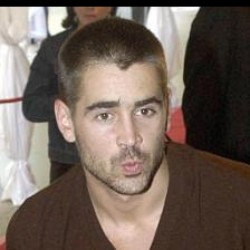
//> input picture Colin_Farrell/Colin_Farrell_0001.jpg, 250 x 250 px
$ ./lbpTest ../Colin_Farrell/Colin_Farrell_0001.jpg   (built with g++ and OpenCV 4)
//> lines starting //> are read from the running program, lines starting //| are printed output that depends on the picture
//C++ file
/***********************************************
 *
 *      Filename: lbpTest.cpp
 *
 *        Author: yx - yixiu@inspur.com
 *   Description: ---
 *        Create: 2015-04-16 09:20:56
 * Last Modified: 2015-04-16 09:20:56
 ************************************************/
#include "opencv2/core/core.hpp"
#include "opencv2/contrib/contrib.hpp"
#include "opencv2/highgui/highgui.hpp"

#include <iostream>
#include <fstream>
#include <sstream>

using namespace cv;
using namespace std;

void elbp(Mat& src, Mat &dst, int radius, int neighbors)
{

	for(int n=0; n<neighbors; n++)
	{
		// 采样点的计算
		float x = static_cast<float>(-radius * sin(2.0*CV_PI*n/static_cast<float>(neighbors)));
		float y = static_cast<float>(radius * cos(2.0*CV_PI*n/static_cast<float>(neighbors)));
		// 上取整和下取整的值
		int fx = static_cast<int>(floor(x));
		int fy = static_cast<int>(floor(y));
		int cx = static_cast<int>(ceil(x));
		int cy = static_cast<int>(ceil(y));
		// 小数部分
		float ty = y - fy;
		float tx = x - fx;
		// 设置插值权重
		float w1 = (1 - tx) * (1 - ty);
		float w2 =      tx  * (1 - ty);
		float w3 = (1 - tx) *      ty;
		float w4 =      tx  *      ty;
		// 循环处理图像数据
		for(int i=radius; i < src.rows-radius;i++)
		{
			for(int j=radius;j < src.cols-radius;j++)
			{
				// 计算插值
				float t = static_cast<float>(w1*src.at<uchar>(i+fy,j+fx) + w2*src.at<uchar>(i+fy,j+cx) + w3*src.at<uchar>(i+cy,j+fx) + w4*src.at<uchar>(i+cy,j+cx));
				// 进行编码
				dst.at<uchar>(i-radius,j-radius) += ((t > src.at<uchar>(i,j)) || (std::abs(t-src.at<uchar>(i,j)) < std::numeric_limits<float>::epsilon())) << n;
			}
		}
	}
}

void elbp1(Mat& src, Mat &dst)
{

	// 循环处理图像数据
	for(int i=1; i < src.rows-1;i++)
	{
		for(int j=1;j < src.cols-1;j++)
		{
			uchar tt = 0;
			int tt1 = 0;
			uchar u = src.at<uchar>(i,j);
			if(src.at<uchar>(i-1,j-1)>u) { tt += 1 <<tt1; }
			tt1++;
			if(src.at<uchar>(i-1,j)>u) { tt += 1 <<tt1; }
			tt1++;
			if(src.at<uchar>(i-1,j+1)>u) { tt += 1 <<tt1; }
			tt1++;
			if(src.at<uchar>(i,j+1)>u) { tt += 1 <<tt1; }
			tt1++;
			if(src.at<uchar>(i+1,j+1)>u) { tt += 1 <<tt1; }
			tt1++;
			if(src.at<uchar>(i+1,j)>u) { tt += 1 <<tt1; }
			tt1++;
			if(src.at<uchar>(i+1,j-1)>u) { tt += 1 <<tt1; }
			tt1++;
			if(src.at<uchar>(i-1,j)>u) { tt += 1 <<tt1; }
			tt1++;

			dst.at<uchar>(i-1,j-1) = tt;
		}
	}
}

int main( int argc, char* argv[])
{
	char filename[100];
	strcpy(filename, argv[1]);
	Mat img = cv::imread(filename, 0);
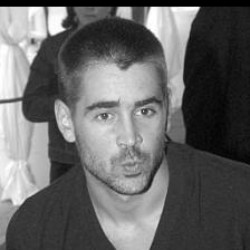
//> img: 250 rows x 250 cols, CV_8UC1; min 0, max 255, mean 101.4
	namedWindow("image");
	imshow("image", img);

	int radius, neighbors;
	radius = 1;
	neighbors = 8;

	//创建一个LBP
	//注意为了溢出，我们行列都在原有图像上减去2个半径
	Mat dst = Mat(img.rows-2*radius, img.cols-2*radius,CV_8UC1, Scalar(0));
	elbp1(img,dst);
//> after the loop in elbp1, `for(int i=1; i < src.rows-1;i++)`:
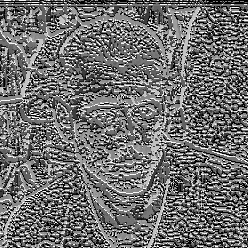
//> dst: 248 rows x 248 cols, CV_8UC1; min 0, max 255, mean 111.2
	namedWindow("normal");
	imshow("normal", dst);

	Mat dst1 = Mat(img.rows-2*radius, img.cols-2*radius,CV_8UC1, Scalar(0));
	elbp(img,dst1,1,8);
//> after the loop in elbp, `for(int n=0; n<neighbors; n++)`:
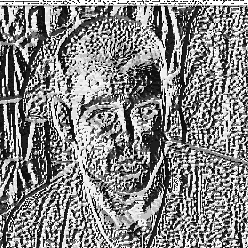
//> dst: 248 rows x 248 cols, CV_8UC1; min 0, max 255, mean 132.4
	namedWindow("circle");
	imshow("circle", dst1);

	while(1)
		cv::waitKey(0);
}

$ run again, on Colin_Farrell/Colin_Farrell_0003.jpg
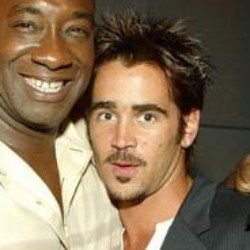
//> input picture Colin_Farrell/Colin_Farrell_0003.jpg, 250 x 250 px
//> after the loop in elbp1, `for(int i=1; i < src.rows-1;i++)`:
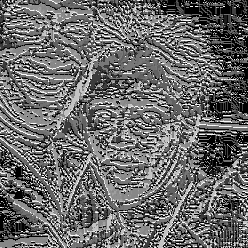
//> dst: 248 rows x 248 cols, CV_8UC1; min 0, max 255, mean 106.8
//> after the loop in elbp, `for(int n=0; n<neighbors; n++)`:
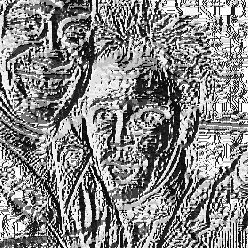
//> dst: 248 rows x 248 cols, CV_8UC1; min 0, max 255, mean 135.9

$ run again, on Colin_Farrell/Colin_Farrell_0004.jpg
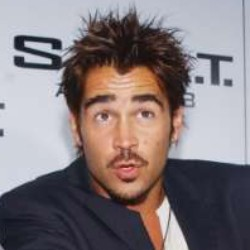
//> input picture Colin_Farrell/Colin_Farrell_0004.jpg, 250 x 250 px
//> after the loop in elbp1, `for(int i=1; i < src.rows-1;i++)`:
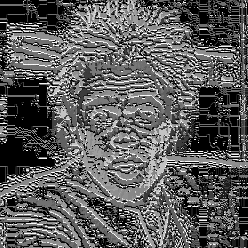
//> dst: 248 rows x 248 cols, CV_8UC1; min 0, max 255, mean 92.1
//> after the loop in elbp, `for(int n=0; n<neighbors; n++)`:
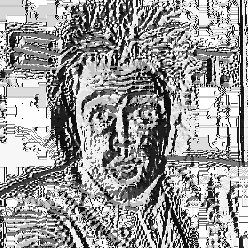
//> dst: 248 rows x 248 cols, CV_8UC1; min 0, max 255, mean 153.4

$ run again, on Colin_Farrell/Colin_Farrell_0005.jpg
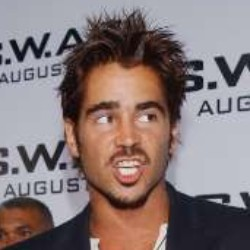
//> input picture Colin_Farrell/Colin_Farrell_0005.jpg, 250 x 250 px
//> after the loop in elbp1, `for(int i=1; i < src.rows-1;i++)`:
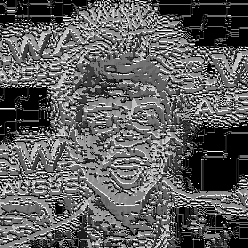
//> dst: 248 rows x 248 cols, CV_8UC1; min 0, max 255, mean 94.2
//> after the loop in elbp, `for(int n=0; n<neighbors; n++)`:
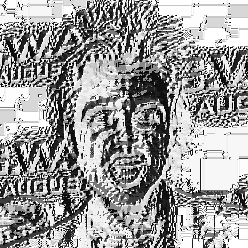
//> dst: 248 rows x 248 cols, CV_8UC1; min 0, max 255, mean 154.9
